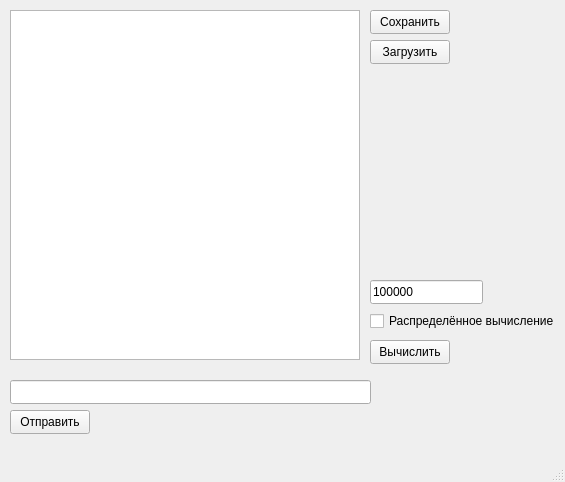
<?xml version="1.0" encoding="UTF-8"?>
<ui version="4.0">
 <class>MainWindow</class>
 <widget class="QMainWindow" name="MainWindow">
  <property name="geometry">
   <rect>
    <x>0</x>
    <y>0</y>
    <width>565</width>
    <height>482</height>
   </rect>
  </property>
  <property name="windowTitle">
   <string>MainWindow</string>
  </property>
  <widget class="QWidget" name="centralwidget">
   <widget class="MyGraphicsView" name="graphicsView">
    <property name="geometry">
     <rect>
      <x>10</x>
      <y>10</y>
      <width>350</width>
      <height>350</height>
     </rect>
    </property>
    <property name="verticalScrollBarPolicy">
     <enum>Qt::ScrollBarAlwaysOff</enum>
    </property>
    <property name="horizontalScrollBarPolicy">
     <enum>Qt::ScrollBarAlwaysOff</enum>
    </property>
    <property name="backgroundBrush">
     <brush brushstyle="SolidPattern">
      <color alpha="255">
       <red>255</red>
       <green>255</green>
       <blue>255</blue>
      </color>
     </brush>
    </property>
   </widget>
   <widget class="QPushButton" name="pushButton">
    <property name="geometry">
     <rect>
      <x>370</x>
      <y>10</y>
      <width>80</width>
      <height>24</height>
     </rect>
    </property>
    <property name="text">
     <string>Сохранить</string>
    </property>
   </widget>
   <widget class="QPushButton" name="pushButton_2">
    <property name="geometry">
     <rect>
      <x>370</x>
      <y>40</y>
      <width>80</width>
      <height>24</height>
     </rect>
    </property>
    <property name="text">
     <string>Загрузить</string>
    </property>
   </widget>
   <widget class="QPushButton" name="pushButton_3">
    <property name="geometry">
     <rect>
      <x>370</x>
      <y>340</y>
      <width>80</width>
      <height>24</height>
     </rect>
    </property>
    <property name="text">
     <string>Вычислить</string>
    </property>
   </widget>
   <widget class="QLineEdit" name="lineEdit">
    <property name="geometry">
     <rect>
      <x>10</x>
      <y>380</y>
      <width>361</width>
      <height>24</height>
     </rect>
    </property>
   </widget>
   <widget class="QPushButton" name="pushButton_4">
    <property name="geometry">
     <rect>
      <x>10</x>
      <y>410</y>
      <width>80</width>
      <height>24</height>
     </rect>
    </property>
    <property name="text">
     <string>Отправить</string>
    </property>
   </widget>
   <widget class="QLineEdit" name="lineEdit_2">
    <property name="geometry">
     <rect>
      <x>370</x>
      <y>280</y>
      <width>113</width>
      <height>24</height>
     </rect>
    </property>
    <property name="text">
     <string>100000</string>
    </property>
   </widget>
   <widget class="QCheckBox" name="checkBox">
    <property name="geometry">
     <rect>
      <x>370</x>
      <y>310</y>
      <width>191</width>
      <height>22</height>
     </rect>
    </property>
    <property name="text">
     <string>Распределённое вычисление</string>
    </property>
   </widget>
  </widget>
  <widget class="QMenuBar" name="menubar">
   <property name="geometry">
    <rect>
     <x>0</x>
     <y>0</y>
     <width>565</width>
     <height>21</height>
    </rect>
   </property>
  </widget>
  <widget class="QStatusBar" name="statusbar"/>
 </widget>
 <customwidgets>
  <customwidget>
   <class>MyGraphicsView</class>
   <extends>QGraphicsView</extends>
   <header>mygraphicsview.h</header>
  </customwidget>
 </customwidgets>
 <resources/>
 <connections/>
</ui>
